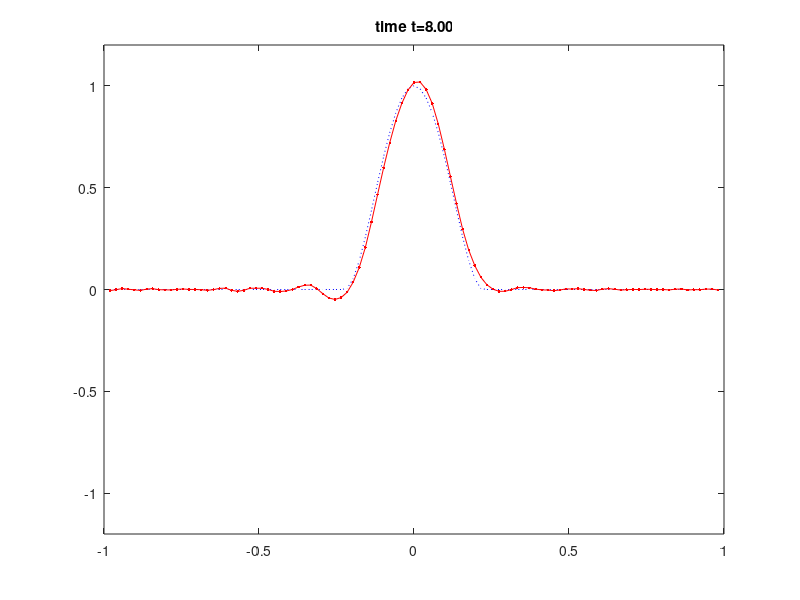

Reproduce this figure in MATLAB.
function mit18086_fd_waveeqn
%MIT18086_FD_WAVEEQN
%    Solves the wave equation u_tt=u_xx by the Leapfrog method.
%    Example uses homogeneous Dirichlet b.c. on the left (fixed
%    end) and homogeneous Neumann b.c. right (loose end).

% 02/2007 by Benjamin Seibold
%            http://www-math.mit.edu/~seibold/
% Feel free to modify for teaching and learning.

n = 101;         % number of space gridpoints without boundaries
dt = 1.6e-2;                                         % time step
tf = 8e0;                                           % final time
x = linspace(-1,1,n+2)'; x = x(2:end-1);
h = x(2)-x(1);
r = dt/h;
disp(sprintf('CFL number: %0.2f',r))

u0 = f(x);
U = [u0,u0+dt*g(x)];

I = eye(n);
R = diag(ones(1,n-1),1);
A = r^2*R+2*(1-r^2)*I+r^2*R';
A(end,end) = 2-r^2;
for tn = 3:ceil(tf/dt)
   U = [U(:,2),A*U(:,2)-U(:,1)];
   clf
   plot(x,u0,'b:',x,U(:,2),'r.-')
   axis([-1 1 -1.2 1.2])
   title(sprintf('time t=%0.2f',tn*dt))
   drawnow
end

function y = f(x)
% initial displacement
y = max(1-20*x.^2,0).^2;

function y = g(x)
% initial velocity
y = -[diff(f(x));0]/(x(2)-x(1))/2;
